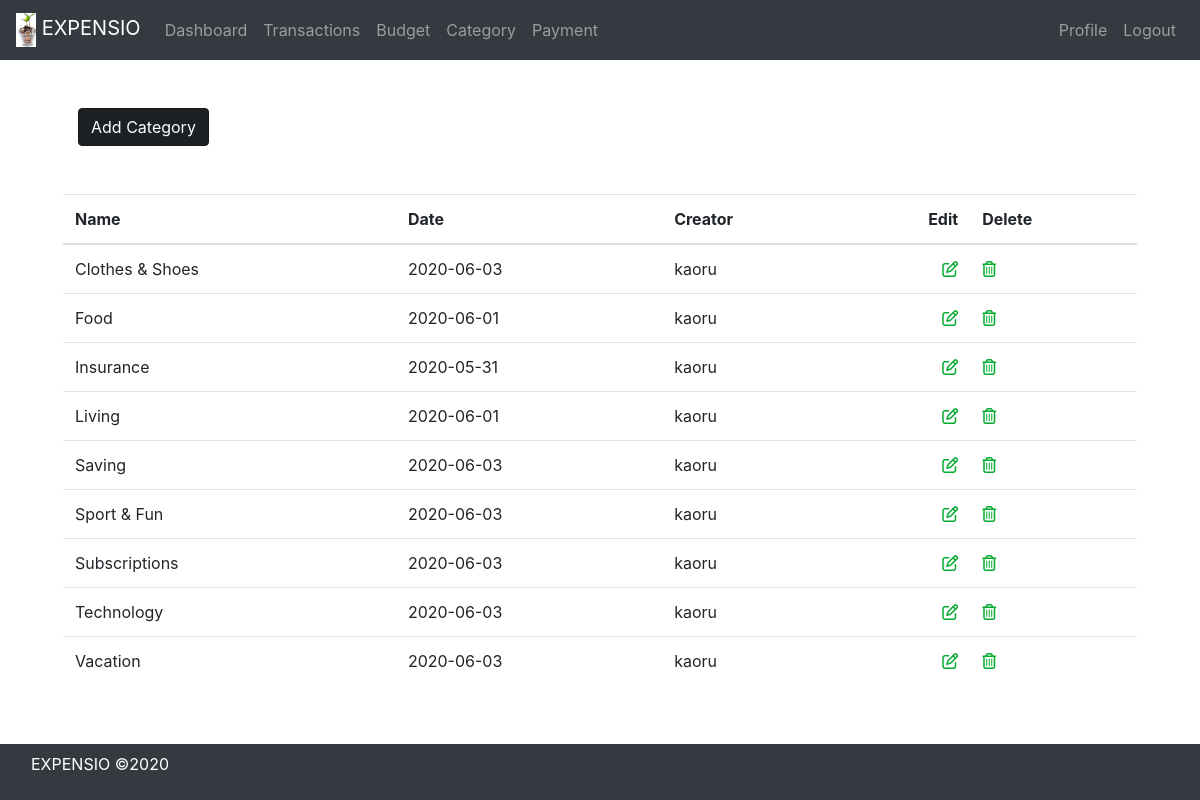
The app's page /category/ (signed in) with its own data.
### category/models.py (models this page shows, shortened)
class Category(models.Model):
    name = models.CharField(max_length=100)
    created_date = models.DateTimeField(auto_now_add=True)
    user = models.ForeignKey("auth.User", on_delete=models.CASCADE)

### category/views.py (the view)
# urls.py: path("", login_required(CategoryListView.as_view()), name="categories"),
class CategoryListView(ListView):
    model = Category
    template_name = "category/category.html"
    def get_queryset(self):
        return Category.objects.filter(user=self.request.user).order_by('name')

### category/templates/category/category.html (shortened to what this page needs)
{% extends "base.html" %}
{% block content %}
    <a href="/category/add" class="btn btn btn-dark active" role="button" aria-pressed="true">Add Category</a>
    <div class="row pt-5">
        <div class="table-responsive">
            <table class="table">
                <thead>
                <tr>
                    <th scope="col">Name</th>
                    <th scope="col">Date</th>
                    <th scope="col">Creator</th>
                    <th scope="col" class="text-right">Edit</th>
                    <th scope="col">Delete</th>
                </tr>
                </thead>
                <tbody>
                {% for category in object_list %}
                    <tr>
                        <td>{{ category.name }}</td>
                        <td>{{ category.created_date | date:"Y-m-d" }}</td>
                        <td>{{ category.user }}</td>
                        <td class="text-right">
                            <a href="{{ category.id }}/edit"><i class="far fa-edit" style="color:#03ab30;"></i></a>
                        </td>
                        <td>
                            <a href="{{ category.id }}/delete"> <i class="far fa-trash-alt" style="color:#03ab30;"></i></a>
                        </td>
                    </tr>
                {% endfor %}
                </tbody>
            </table>
        </div>
    </div>
{% endblock content %}

### records on screen
Category: name "Clothes & Shoes", created_date "2020-06-03", user "kaoru"
Category: name "Food", created_date "2020-06-01", user "kaoru"
Category: name "Insurance", created_date "2020-05-31", user "kaoru"
Category: name "Living", created_date "2020-06-01", user "kaoru"
Category: name "Saving", created_date "2020-06-03", user "kaoru"
Category: name "Sport & Fun", created_date "2020-06-03", user "kaoru"
Category: name "Subscriptions", created_date "2020-06-03", user "kaoru"
Category: name "Technology", created_date "2020-06-03", user "kaoru"
Category: name "Vacation", created_date "2020-06-03", user "kaoru"
